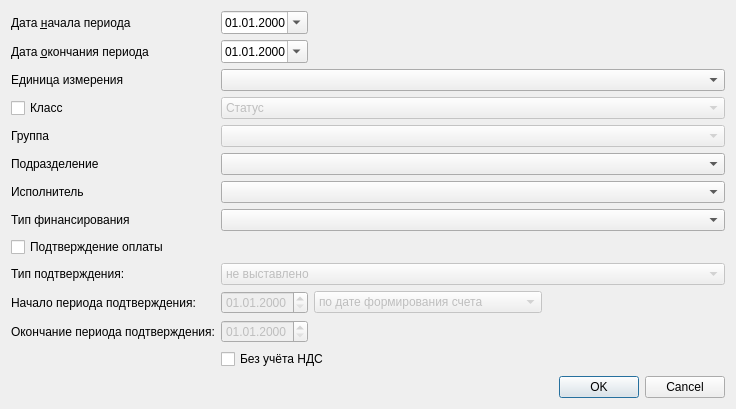
<?xml version="1.0" encoding="UTF-8"?>
<ui version="4.0">
 <class>ReportSummaryOnServicesDialog</class>
 <widget class="QDialog" name="ReportSummaryOnServicesDialog">
  <property name="geometry">
   <rect>
    <x>0</x>
    <y>0</y>
    <width>736</width>
    <height>409</height>
   </rect>
  </property>
  <property name="windowTitle">
   <string>Dialog</string>
  </property>
  <layout class="QGridLayout" name="gridLayout">
   <item row="0" column="0">
    <widget class="QLabel" name="lblBegDate">
     <property name="text">
      <string>Дата &amp;начала периода</string>
     </property>
     <property name="buddy">
      <cstring>edtBegDate</cstring>
     </property>
    </widget>
   </item>
   <item row="0" column="1">
    <widget class="CDateEdit" name="edtBegDate">
     <property name="sizePolicy">
      <sizepolicy hsizetype="Preferred" vsizetype="Fixed">
       <horstretch>0</horstretch>
       <verstretch>0</verstretch>
      </sizepolicy>
     </property>
     <property name="displayFormat">
      <string>dd.MM.yyyy</string>
     </property>
     <property name="calendarPopup">
      <bool>true</bool>
     </property>
    </widget>
   </item>
   <item row="0" column="2" colspan="3">
    <spacer name="horizontalSpacer">
     <property name="orientation">
      <enum>Qt::Horizontal</enum>
     </property>
     <property name="sizeHint" stdset="0">
      <size>
       <width>40</width>
       <height>20</height>
      </size>
     </property>
    </spacer>
   </item>
   <item row="1" column="0">
    <widget class="QLabel" name="lblEndDate">
     <property name="text">
      <string>Дата &amp;окончания периода</string>
     </property>
     <property name="buddy">
      <cstring>edtEndDate</cstring>
     </property>
    </widget>
   </item>
   <item row="1" column="2" colspan="3">
    <spacer name="horizontalSpacer_4">
     <property name="orientation">
      <enum>Qt::Horizontal</enum>
     </property>
     <property name="sizeHint" stdset="0">
      <size>
       <width>40</width>
       <height>20</height>
      </size>
     </property>
    </spacer>
   </item>
   <item row="1" column="1">
    <widget class="CDateEdit" name="edtEndDate">
     <property name="sizePolicy">
      <sizepolicy hsizetype="Preferred" vsizetype="Fixed">
       <horstretch>0</horstretch>
       <verstretch>0</verstretch>
      </sizepolicy>
     </property>
     <property name="displayFormat">
      <string>dd.MM.yyyy</string>
     </property>
     <property name="calendarPopup">
      <bool>true</bool>
     </property>
    </widget>
   </item>
   <item row="2" column="0">
    <widget class="QLabel" name="lblMedicalAidUnit">
     <property name="text">
      <string>Единица измерения</string>
     </property>
    </widget>
   </item>
   <item row="2" column="1" colspan="4">
    <widget class="CRBComboBox" name="cmbMedicalAidUnit"/>
   </item>
   <item row="3" column="0">
    <widget class="QCheckBox" name="chkClass">
     <property name="text">
      <string>Класс</string>
     </property>
    </widget>
   </item>
   <item row="3" column="1" colspan="4">
    <widget class="QComboBox" name="cmbClass">
     <property name="enabled">
      <bool>false</bool>
     </property>
     <item>
      <property name="text">
       <string>Статус</string>
      </property>
     </item>
     <item>
      <property name="text">
       <string>Диагностика</string>
      </property>
     </item>
     <item>
      <property name="text">
       <string>Лечение</string>
      </property>
     </item>
     <item>
      <property name="text">
       <string>Прочие мероприятия</string>
      </property>
     </item>
     <item>
      <property name="text">
       <string>Назначено</string>
      </property>
     </item>
    </widget>
   </item>
   <item row="4" column="0">
    <widget class="QLabel" name="lblActionTypeGroup">
     <property name="text">
      <string>Группа</string>
     </property>
    </widget>
   </item>
   <item row="4" column="1" colspan="4">
    <widget class="CActionTypeComboBoxMCL" name="cmbActionTypeGroup">
     <property name="enabled">
      <bool>false</bool>
     </property>
    </widget>
   </item>
   <item row="5" column="0">
    <widget class="QLabel" name="lblOrgStructure">
     <property name="text">
      <string>Подразделение</string>
     </property>
    </widget>
   </item>
   <item row="5" column="1" colspan="4">
    <widget class="COrgStructureComboBox" name="cmbOrgStructure"/>
   </item>
   <item row="6" column="0">
    <widget class="QLabel" name="lblPerson">
     <property name="text">
      <string>Исполнитель</string>
     </property>
    </widget>
   </item>
   <item row="6" column="1" colspan="4">
    <widget class="CPersonComboBoxEx" name="cmbPerson"/>
   </item>
   <item row="7" column="0">
    <widget class="QLabel" name="lblFinance">
     <property name="text">
      <string>Тип финансирования</string>
     </property>
    </widget>
   </item>
   <item row="7" column="1" colspan="4">
    <widget class="CRBComboBox" name="cmbFinance"/>
   </item>
   <item row="9" column="0" colspan="5">
    <widget class="QCheckBox" name="chkConfirmation">
     <property name="text">
      <string>Подтверждение оплаты</string>
     </property>
    </widget>
   </item>
   <item row="10" column="0">
    <widget class="QLabel" name="lblConfirmationType">
     <property name="text">
      <string>Тип подтверждения:</string>
     </property>
    </widget>
   </item>
   <item row="10" column="1" colspan="4">
    <widget class="QComboBox" name="cmbConfirmationType">
     <property name="enabled">
      <bool>false</bool>
     </property>
     <item>
      <property name="text">
       <string>не выставлено</string>
      </property>
     </item>
     <item>
      <property name="text">
       <string>выставлено</string>
      </property>
     </item>
     <item>
      <property name="text">
       <string>оплачено</string>
      </property>
     </item>
     <item>
      <property name="text">
       <string>отказано</string>
      </property>
     </item>
    </widget>
   </item>
   <item row="11" column="0">
    <widget class="QLabel" name="lblBegDateConfirmation">
     <property name="text">
      <string>Начало периода подтверждения:</string>
     </property>
    </widget>
   </item>
   <item row="11" column="1">
    <widget class="CDateEdit" name="edtConfirmationBegDate">
     <property name="enabled">
      <bool>false</bool>
     </property>
     <property name="displayFormat">
      <string>dd.MM.yyyy</string>
     </property>
    </widget>
   </item>
   <item row="11" column="2" colspan="2">
    <widget class="QComboBox" name="cmbConfirmationPeriodType">
     <property name="enabled">
      <bool>false</bool>
     </property>
     <item>
      <property name="text">
       <string>по дате формирования счета</string>
      </property>
     </item>
     <item>
      <property name="text">
       <string>по дате подтверждения оплаты</string>
      </property>
     </item>
    </widget>
   </item>
   <item row="11" column="4">
    <spacer name="horizontalSpacer_3">
     <property name="orientation">
      <enum>Qt::Horizontal</enum>
     </property>
     <property name="sizeHint" stdset="0">
      <size>
       <width>165</width>
       <height>20</height>
      </size>
     </property>
    </spacer>
   </item>
   <item row="12" column="0">
    <widget class="QLabel" name="lblEndDateConfirmation">
     <property name="text">
      <string>Окончание периода подтверждения:</string>
     </property>
    </widget>
   </item>
   <item row="12" column="1">
    <widget class="CDateEdit" name="edtConfirmationEndDate">
     <property name="enabled">
      <bool>false</bool>
     </property>
     <property name="displayFormat">
      <string>dd.MM.yyyy</string>
     </property>
    </widget>
   </item>
   <item row="12" column="2">
    <spacer name="horizontalSpacer_2">
     <property name="orientation">
      <enum>Qt::Horizontal</enum>
     </property>
     <property name="sizeHint" stdset="0">
      <size>
       <width>222</width>
       <height>20</height>
      </size>
     </property>
    </spacer>
   </item>
   <item row="14" column="0">
    <spacer name="verticalSpacer">
     <property name="orientation">
      <enum>Qt::Vertical</enum>
     </property>
     <property name="sizeHint" stdset="0">
      <size>
       <width>20</width>
       <height>40</height>
      </size>
     </property>
    </spacer>
   </item>
   <item row="15" column="3" colspan="2">
    <widget class="QDialogButtonBox" name="buttonBox">
     <property name="sizePolicy">
      <sizepolicy hsizetype="Expanding" vsizetype="Fixed">
       <horstretch>0</horstretch>
       <verstretch>0</verstretch>
      </sizepolicy>
     </property>
     <property name="orientation">
      <enum>Qt::Horizontal</enum>
     </property>
     <property name="standardButtons">
      <set>QDialogButtonBox::Cancel|QDialogButtonBox::Ok</set>
     </property>
    </widget>
   </item>
   <item row="13" column="1" colspan="4">
    <widget class="QCheckBox" name="chkVAT">
     <property name="text">
      <string>Без учёта НДС</string>
     </property>
    </widget>
   </item>
  </layout>
 </widget>
 <customwidgets>
  <customwidget>
   <class>CDateEdit</class>
   <extends>QDateEdit</extends>
   <header>library/DateEdit.h</header>
  </customwidget>
  <customwidget>
   <class>CPersonComboBoxEx</class>
   <extends>QComboBox</extends>
   <header>Orgs/PersonComboBoxEx.h</header>
  </customwidget>
  <customwidget>
   <class>COrgStructureComboBox</class>
   <extends>QComboBox</extends>
   <header>Orgs/OrgStructComboBoxes.h</header>
  </customwidget>
  <customwidget>
   <class>CActionTypeComboBoxMCL</class>
   <extends>QComboBox</extends>
   <header>Events/ActionTypeComboBox.h</header>
  </customwidget>
  <customwidget>
   <class>CRBComboBox</class>
   <extends>QComboBox</extends>
   <header>library/crbcombobox.h</header>
  </customwidget>
 </customwidgets>
 <tabstops>
  <tabstop>edtBegDate</tabstop>
  <tabstop>edtEndDate</tabstop>
  <tabstop>cmbMedicalAidUnit</tabstop>
  <tabstop>chkClass</tabstop>
  <tabstop>cmbClass</tabstop>
  <tabstop>cmbActionTypeGroup</tabstop>
  <tabstop>cmbOrgStructure</tabstop>
  <tabstop>cmbPerson</tabstop>
  <tabstop>cmbFinance</tabstop>
  <tabstop>chkConfirmation</tabstop>
  <tabstop>cmbConfirmationType</tabstop>
  <tabstop>edtConfirmationBegDate</tabstop>
  <tabstop>cmbConfirmationPeriodType</tabstop>
  <tabstop>edtConfirmationEndDate</tabstop>
  <tabstop>chkVAT</tabstop>
  <tabstop>buttonBox</tabstop>
 </tabstops>
 <resources/>
 <connections>
  <connection>
   <sender>buttonBox</sender>
   <signal>accepted()</signal>
   <receiver>ReportSummaryOnServicesDialog</receiver>
   <slot>accept()</slot>
   <hints>
    <hint type="sourcelabel">
     <x>731</x>
     <y>404</y>
    </hint>
    <hint type="destinationlabel">
     <x>157</x>
     <y>243</y>
    </hint>
   </hints>
  </connection>
  <connection>
   <sender>buttonBox</sender>
   <signal>rejected()</signal>
   <receiver>ReportSummaryOnServicesDialog</receiver>
   <slot>reject()</slot>
   <hints>
    <hint type="sourcelabel">
     <x>731</x>
     <y>404</y>
    </hint>
    <hint type="destinationlabel">
     <x>286</x>
     <y>243</y>
    </hint>
   </hints>
  </connection>
  <connection>
   <sender>chkClass</sender>
   <signal>toggled(bool)</signal>
   <receiver>cmbClass</receiver>
   <slot>setEnabled(bool)</slot>
   <hints>
    <hint type="sourcelabel">
     <x>77</x>
     <y>101</y>
    </hint>
    <hint type="destinationlabel">
     <x>239</x>
     <y>101</y>
    </hint>
   </hints>
  </connection>
  <connection>
   <sender>chkClass</sender>
   <signal>toggled(bool)</signal>
   <receiver>cmbActionTypeGroup</receiver>
   <slot>setEnabled(bool)</slot>
   <hints>
    <hint type="sourcelabel">
     <x>77</x>
     <y>101</y>
    </hint>
    <hint type="destinationlabel">
     <x>239</x>
     <y>130</y>
    </hint>
   </hints>
  </connection>
  <connection>
   <sender>chkConfirmation</sender>
   <signal>toggled(bool)</signal>
   <receiver>cmbConfirmationPeriodType</receiver>
   <slot>setEnabled(bool)</slot>
   <hints>
    <hint type="sourcelabel">
     <x>367</x>
     <y>244</y>
    </hint>
    <hint type="destinationlabel">
     <x>445</x>
     <y>300</y>
    </hint>
   </hints>
  </connection>
  <connection>
   <sender>chkConfirmation</sender>
   <signal>toggled(bool)</signal>
   <receiver>cmbConfirmationType</receiver>
   <slot>setEnabled(bool)</slot>
   <hints>
    <hint type="sourcelabel">
     <x>367</x>
     <y>244</y>
    </hint>
    <hint type="destinationlabel">
     <x>479</x>
     <y>271</y>
    </hint>
   </hints>
  </connection>
  <connection>
   <sender>chkConfirmation</sender>
   <signal>toggled(bool)</signal>
   <receiver>edtConfirmationBegDate</receiver>
   <slot>setEnabled(bool)</slot>
   <hints>
    <hint type="sourcelabel">
     <x>367</x>
     <y>244</y>
    </hint>
    <hint type="destinationlabel">
     <x>276</x>
     <y>299</y>
    </hint>
   </hints>
  </connection>
  <connection>
   <sender>chkConfirmation</sender>
   <signal>toggled(bool)</signal>
   <receiver>edtConfirmationEndDate</receiver>
   <slot>setEnabled(bool)</slot>
   <hints>
    <hint type="sourcelabel">
     <x>367</x>
     <y>244</y>
    </hint>
    <hint type="destinationlabel">
     <x>276</x>
     <y>328</y>
    </hint>
   </hints>
  </connection>
 </connections>
</ui>
